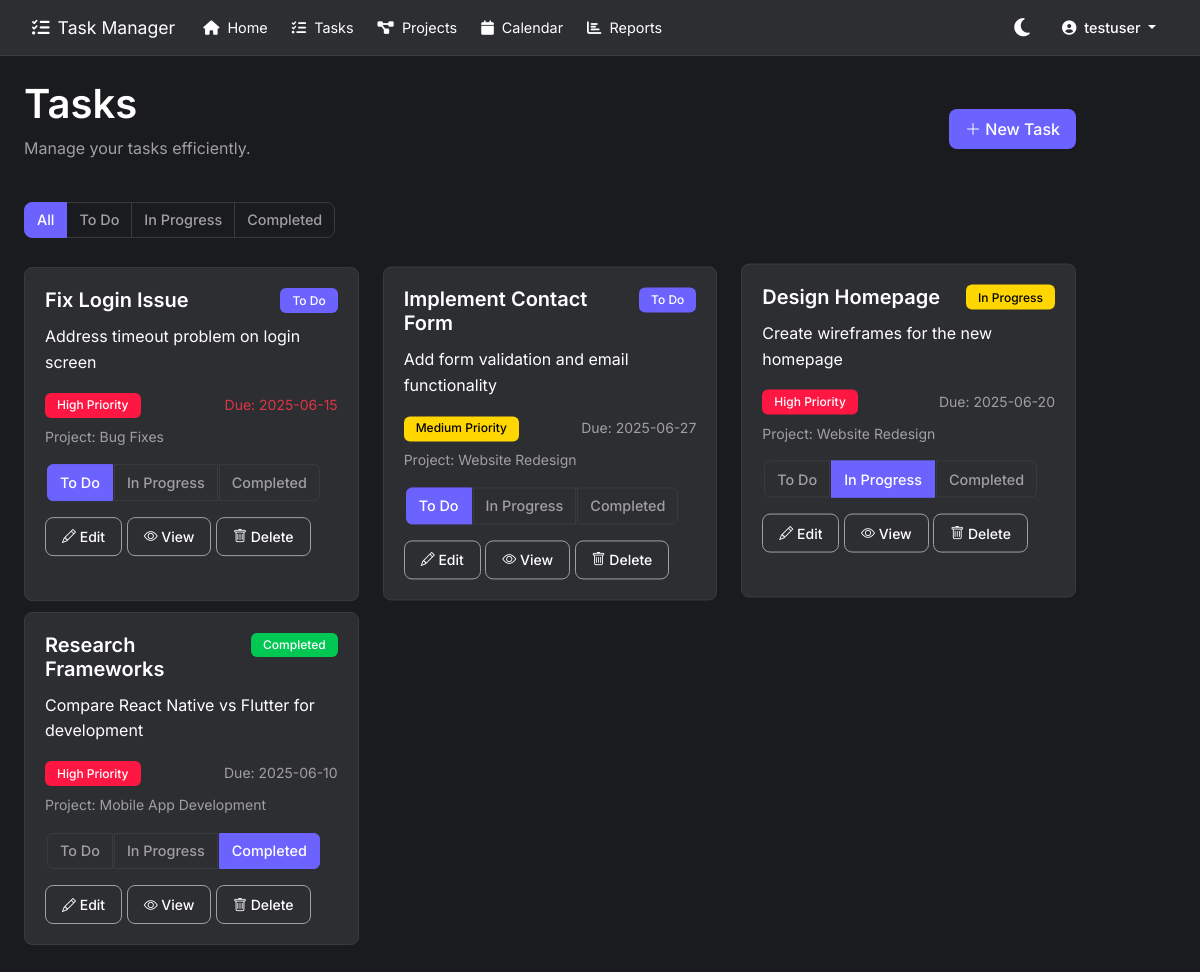
Screenshot of /tasks.php (signed in) with the database file from the repository.
### tables this page shows
CREATE TABLE IF NOT EXISTS tasks (
    task_id INT AUTO_INCREMENT PRIMARY KEY,
    project_id INT NOT NULL,
    user_id INT NOT NULL,
    title VARCHAR(100) NOT NULL,
    description TEXT,
    status ENUM('To Do', 'In Progress', 'Completed') DEFAULT 'To Do',
    priority ENUM('Low', 'Medium', 'High') DEFAULT 'Medium',
    due_date DATE,
    created_at TIMESTAMP DEFAULT CURRENT_TIMESTAMP,
    updated_at TIMESTAMP DEFAULT CURRENT_TIMESTAMP ON UPDATE CURRENT_TIMESTAMP,
    completed_at TIMESTAMP NULL DEFAULT NULL,
    FOREIGN KEY (project_id) REFERENCES projects(project_id) ON DELETE CASCADE,
    FOREIGN KEY (user_id) REFERENCES users(user_id) ON DELETE CASCADE
);

CREATE TABLE IF NOT EXISTS projects (
    project_id INT AUTO_INCREMENT PRIMARY KEY,
    user_id INT NOT NULL,
    name VARCHAR(100) NOT NULL,
    description TEXT,
    status ENUM('Planning', 'In Progress', 'Completed') DEFAULT 'Planning',
    created_at TIMESTAMP DEFAULT CURRENT_TIMESTAMP,
    updated_at TIMESTAMP DEFAULT CURRENT_TIMESTAMP ON UPDATE CURRENT_TIMESTAMP,
    completed_at TIMESTAMP NULL DEFAULT NULL,
    FOREIGN KEY (user_id) REFERENCES users(user_id) ON DELETE CASCADE
);

### tasks.php (the view, shortened to what this page needs)
<?php
require_once 'config/db_connect.php';
$stmt = $pdo->prepare('
    SELECT t.*, p.name as project_name
    FROM tasks t
    JOIN projects p ON t.project_id = p.project_id
    WHERE t.user_id = ?
    ORDER BY
        CASE
            WHEN t.status = "To Do" THEN 1
            WHEN t.status = "In Progress" THEN 2
            WHEN t.status = "Completed" THEN 3
        END,
        t.due_date ASC
');
$stmt->execute([$_SESSION['user_id']]);
$tasks = $stmt->fetchAll(PDO::FETCH_ASSOC);
?>
<!DOCTYPE html>
<html lang="en">
<head>
    <?php include 'links.php'; ?>
    <link rel="stylesheet" href="style.css">
    <link rel="stylesheet" href="https://cdnjs.cloudflare.com/ajax/libs/font-awesome/6.4.0/css/all.min.css">
</head>
<body>
    <div class="container-fluid">
        <div class="row">
            <div class="col-md-10 col-lg-11 p-4">
                <header class="mb-4">
                    <div class="d-flex justify-content-between align-items-center">
                        <div>
                            <h1>Tasks</h1>
                            <p class="text-muted">Manage your tasks efficiently.</p>
                        </div>
                        <div>
                            <button class="btn btn-primary" data-bs-toggle="modal" data-bs-target="#addTaskModal">
                                <i class="bi bi-plus-lg"></i> New Task
                            </button>
                        </div>
                    </div>
                </header>
                <div class="mb-4">
                    <div class="btn-group" role="group">
                        <button type="button" class="btn btn-outline-secondary active" data-filter="all">All</button>
                        <button type="button" class="btn btn-outline-info" data-filter="To Do">To Do</button>
                        <button type="button" class="btn btn-outline-warning" data-filter="In Progress">In Progress</button>
                        <button type="button" class="btn btn-outline-success" data-filter="Completed">Completed</button>
                    </div>
                </div>
                <div class="row mb-4" id="taskContainer">
                    <?php if (empty($tasks)): ?>
                        <div class="col-12">
                            <div class="alert alert-info">
                                No tasks found. Click the "New Task" button to create your first task.
                            </div>
                        </div>
                    <?php else: ?>
                        <?php foreach ($tasks as $task): ?>
                            <div class="col-md-6 col-lg-4 mb-3 task-card" data-status="<?php echo htmlspecialchars($task['status']); ?>">
                                <div class="card h-100">
                                    <div class="card-body">
                                        <div class="d-flex justify-content-between align-items-start">
                                            <h5 class="card-title"><?php echo htmlspecialchars($task['title']); ?></h5>
                                            <span class="badge bg-<?php
                                                echo ($task['status'] == 'Completed') ? 'success' :
                                                    (($task['status'] == 'In Progress') ? 'warning' : 'info');
                                            ?>"><?php echo htmlspecialchars($task['status']); ?></span>
                                        </div>
                                        <p class="card-text">
                                            <?php echo !empty($task['description']) ?
                                                nl2br(htmlspecialchars(substr($task['description'], 0, 100))) .
                                                (strlen($task['description']) > 100 ? '...' : '') :
                                                '<em>No description</em>'; ?>
                                        </p>
                                        <div class="d-flex justify-content-between align-items-center mb-2">
                                            <div>
                                                <span class="badge bg-<?php
                                                    echo ($task['priority'] == 'High') ? 'danger' :
                                                        (($task['priority'] == 'Medium') ? 'warning' : 'secondary');
                                                ?>"><?php echo htmlspecialchars($task['priority']); ?> Priority</span>
                                            </div>
                                            <div>
                                                <?php if($task['due_date']): ?>
                                                    <small class="<?php echo strtotime($task['due_date']) < time() &&
                                                        $task['status'] != 'Completed' ? 'text-danger' : 'text-muted'; ?>">
                                                        Due: <?php echo date('Y-m-d', strtotime($task['due_date'])); ?>
                                                    </small>
                                                <?php else: ?>
                                                    <small class="text-muted">No due date</small>
                                                <?php endif; ?>
                                            </div>
                                        </div>
                                        <p class="small text-muted">
                                            Project: <?php echo htmlspecialchars($task['project_name']); ?>
                                        </p>
                                        <div class="d-flex justify-content-between">
                                            <div class="btn-group btn-group-sm" role="group">
                                                <a href="update_task_status.php?id=<?php echo $task['task_id']; ?>&status=To Do"
                                                   class="btn btn-outline-info <?php echo $task['status'] == 'To Do' ? 'active' : ''; ?>">To Do</a>
                                                <a href="update_task_status.php?id=<?php echo $task['task_id']; ?>&status=In Progress"
                                                   class="btn btn-outline-warning <?php echo $task['status'] == 'In Progress' ? 'active' : ''; ?>">In Progress</a>
                                                <a href="update_task_status.php?id=<?php echo $task['task_id']; ?>&status=Completed"
                                                   class="btn btn-outline-success <?php echo $task['status'] == 'Completed' ? 'active' : ''; ?>">Completed</a>
                                            </div>
                                        </div>
                                        <div class="mt-3">
                                            <button class="btn btn-sm btn-outline-primary edit-task-btn"
                                                    data-bs-toggle="modal"
                                                    data-bs-target="#editTaskModal"
                                                    data-task-id="<?php echo $task['task_id']; ?>"
                                                    data-task-title="<?php echo htmlspecialchars($task['title']); ?>"
                                                    data-task-description="<?php echo htmlspecialchars($task['description']); ?>"
                                                    data-task-status="<?php echo htmlspecialchars($task['status']); ?>"
                                                    data-task-priority="<?php echo htmlspecialchars($task['priority']); ?>"
                                                    data-task-due-date="<?php echo $task['due_date'] ? date('Y-m-d', strtotime($task['due_date'])) : ''; ?>"
                                                    data-task-project="<?php echo htmlspecialchars($task['project_id']); ?>">
                                                <i class="bi bi-pencil"></i> Edit
                                            </button>
                                            <a href="task.php?id=<?php echo $task['task_id']; ?>" class="btn btn-sm btn-outline-secondary">
                                                <i class="bi bi-eye"></i> View
                                            </a>
                                            <button class="btn btn-sm btn-outline-danger"
                                                    data-bs-toggle="modal"
                                                    data-bs-target="#deleteTaskModal"
                                                    data-task-id="<?php echo $task['task_id']; ?>"
                                                    data-task-title="<?php echo htmlspecialchars($task['title']); ?>">
                                                <i class="bi bi-trash"></i> Delete
                                            </button>
                                        </div>
                                    </div>
                                </div>
                            </div>
                        <?php endforeach; ?>
                    <?php endif; ?>
                </div>
            </div>
        </div>
    </div>
</body>
</html>

### style.css (style rules this page uses)
:root { --primary-color: #6C63FF; --secondary-color: #FF6584; --accent-color: #00D9F5; --background-dark: #1A1B1E; --card-bg: #2D2E32; --text-primary: #FFFFFF; --text-secondary: #A0A0A0; --success-color: #00C853; --warning-color: #FFD600; --danger-color: #FF1744; --border-radius: 12px; --transition: all 0.3s ease; --border-color: #3A3B3F; }
body { background-color: var(--background-dark); color: var(--text-primary); font-family: 'Inter', sans-serif; line-height: 1.6; }
h1, h2, h3, h4, h5, h6 { color: var(--text-primary); font-weight: 600; }
p, span, div { color: var(--text-primary); }
.text-muted { color: var(--text-secondary) !important; }
.card { background-color: var(--card-bg); border: 1px solid var(--border-color); border-radius: 8px; transition: all 0.3s ease; opacity: 1 !important; }
.card-body { padding: 1.25rem; }
.card-title { color: var(--text-primary) !important; font-weight: 600; margin-bottom: 0.75rem; }
.card-text { color: var(--text-primary) !important; margin-bottom: 1rem; }
.btn { border-radius: 8px; padding: 8px 16px; font-weight: 500; transition: var(--transition); }
.btn-primary { background-color: var(--primary-color); border: none; color: white; }
.navbar { background-color: var(--card-bg) !important; border-bottom: 1px solid #3A3B3F; padding: 0.5rem 1rem; height: auto; }
.navbar-brand { font-size: 1.1rem; padding: 0.25rem 0; color: var(--text-primary) !important; }
.nav-link { padding: 0.25rem 0.75rem !important; font-size: 0.9rem; color: var(--text-primary) !important; }
.badge { padding: 6px 12px; border-radius: 6px; font-weight: 500; }
.bg-info { background-color: var(--primary-color) !important; color: white !important; }
.bg-warning { background-color: var(--warning-color) !important; color: #000 !important; }
.bg-success { background-color: var(--success-color) !important; color: white !important; }
.btn-group .btn { border: 1px solid #3A3B3F; color: var(--text-secondary); }
.btn-group .btn.active { background-color: var(--primary-color); color: white; border-color: var(--primary-color); }
.btn-group-sm .btn { border-radius: 6px; margin: 0 2px; }
.task-card { animation: fadeIn 0.3s ease-out; opacity: 1 !important; transition: all 0.3s ease; }
.task-card .card { background-color: var(--card-bg); opacity: 1 !important; }
.task-card .card-body { opacity: 1 !important; }
.task-card .card-title, .task-card .card-text { color: var(--text-primary) !important; opacity: 1 !important; }
a { color: var(--primary-color); text-decoration: none; transition: var(--transition); }
.bg-danger { background-color: var(--danger-color) !important; color: white !important; }
.task-card .badge { font-weight: 500; padding: 0.4rem 0.75rem; }
.task-card .btn-group-sm .btn { padding: 0.25rem 0.5rem; font-size: 0.875rem; }
.task-card .btn-outline-primary, .task-card .btn-outline-secondary, .task-card .btn-outline-danger { color: var(--text-primary); border-color: var(--text-secondary); }
.task-card .btn-group .btn { padding: 0.25rem 0.5rem; font-size: 0.875rem; }
.task-card .btn-group .btn.active { background-color: var(--primary-color); color: white; border-color: var(--primary-color); }
.task-card .bg-danger { background-color: var(--danger-color) !important; color: white !important; }
.task-card .bg-warning { background-color: var(--warning-color) !important; color: #000 !important; }
.btn-group[role="group"] .btn { padding: 0.4rem 0.75rem; font-size: 0.9rem; }
.btn-group[role="group"] .btn.active { background-color: var(--primary-color); color: white; border-color: var(--primary-color); }

### rows the page displays
tasks: title "Fix Login Issue", status "To Do", description "Address timeout problem on login screen", priority "High", due_date "2025-06-15", project.name "Bug Fixes"
tasks: title "Implement Contact Form", status "To Do", description "Add form validation and email functionality", priority "Medium", due_date "2025-06-27", project.name "Website Redesign"
tasks: title "Design Homepage", status "In Progress", description "Create wireframes for the new homepage", priority "High", due_date "2025-06-20", project.name "Website Redesign"
tasks: title "Research Frameworks", status "Completed", description "Compare React Native vs Flutter for development", priority "High", due_date "2025-06-10", project.name "Mobile App Development"
